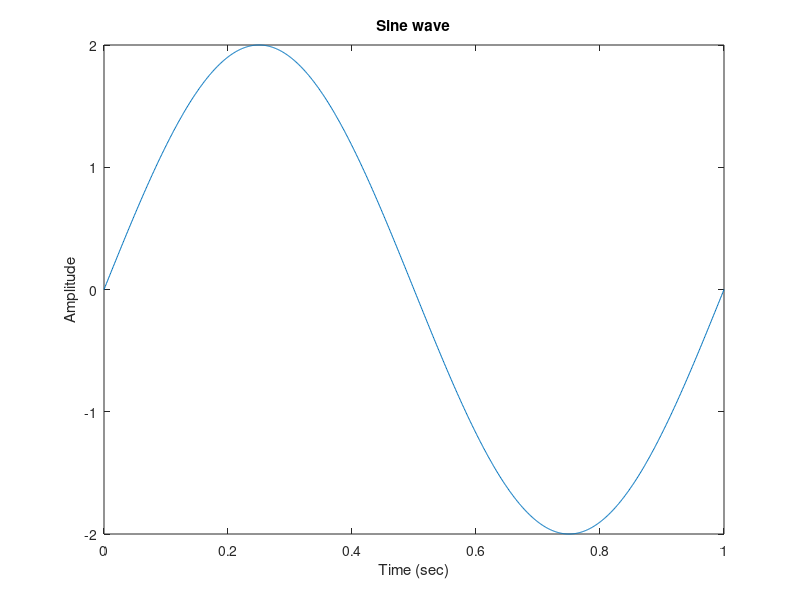

This chart was generated by the following MATLAB code: (Note: this script raises an error after producing the figure.)
% Name - Mayank Tilokchandani
% PRN No.- 20240802543

a = 2;
f = 1;
t = 0:0.001:1;
x = a*sin(2*pi*f*t);
plot(t,x);
xlabel('Time (sec)');
ylabel('Amplitude');
title('Sine wave');
%title('Sinusoidal Signal');








% Misc. Watermark
annotation('textbox', 'String', '20240802543', 'FontSize', 30, 'Color', [0.5, 0.5, 0.5],'EdgeColor', 'none', 'HorizontalAlignment', 'center', 'Rotation', 45);
